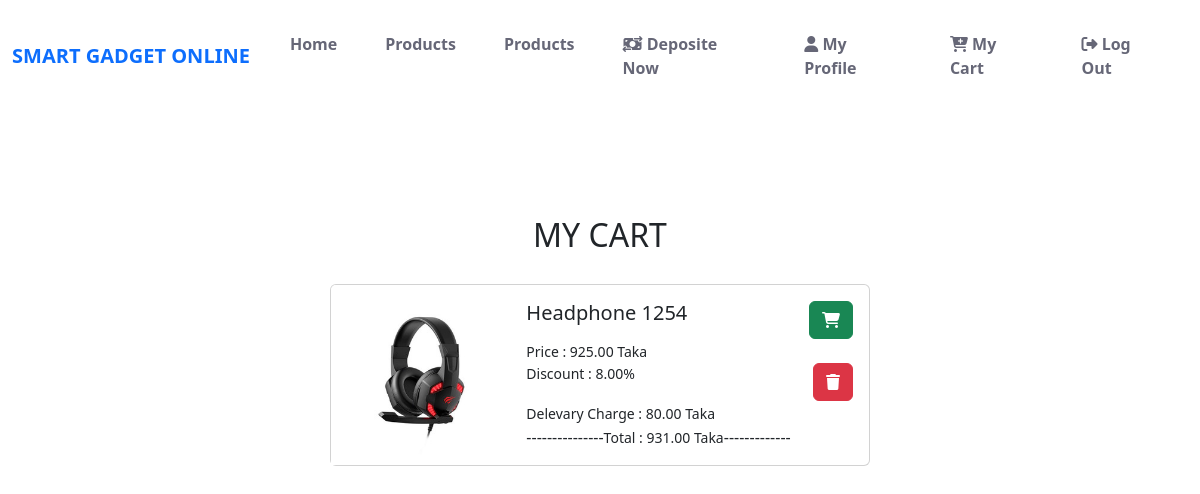
Page /Cart/myCart/ (signed in) on the earlier database version.
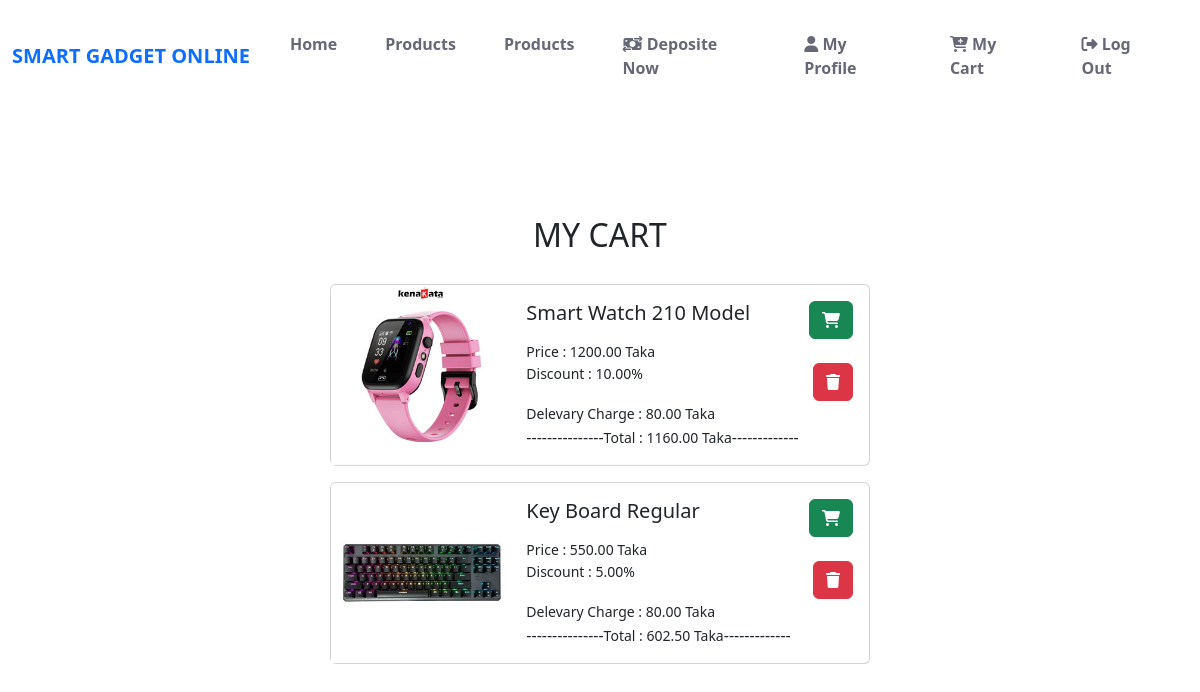
Same page on the later database version.
### cart/models.py (models this page shows, shortened)
class Cart(models.Model):
    product = models.ForeignKey(product_info, on_delete=models.CASCADE)
    user = models.ForeignKey(User, on_delete=models.CASCADE)
    price = models.DecimalField(blank=True, null=True, max_digits=10, decimal_places=2)
    delevary_charge = models.DecimalField(
        blank=True, null=True, max_digits=10, decimal_places=2
    )
    discount = models.DecimalField(
        blank=True, null=True, max_digits=10, decimal_places=2
    )
    total = models.DecimalField(blank=True, null=True, max_digits=10, decimal_places=2)
    adding_time = models.DateTimeField(auto_now_add=True)

### product/models.py (models this page shows, shortened)
class product_info(models.Model):
    name = models.CharField(max_length=200)
    image = models.ImageField(upload_to="product/images/")
    details = models.TextField(max_length=500)
    category = models.ManyToManyField(Product_Category)
    price = models.DecimalField(max_digits=10, decimal_places=2, default=None)
    delevary_charge = models.DecimalField(
        blank=True, null=True, max_digits=10, decimal_places=2, default=0
    )
    discount = models.DecimalField(
        blank=True,
        null=True,
        max_digits=10,
        decimal_places=2,
        default=0,
        help_text="In Percentage",
    )
    total_available_quantity = models.CharField(max_length=5000)

### cart/views.py (the view)
# urls.py: path("myCart/", views.go_to_cart, name="go_to_my_cart"),
def go_to_cart(request):
    user = request.user
    myCarts = Cart.objects.filter(user=user)
    return render(request, "cart.html", {"carts": myCarts})

### cart/templates/cart.html
{% extends "base.html" %} {%load static%} {%block stylelink%}
<link rel="stylesheet" href="{% static 'css/cart.css' %}" />
{%endblock%} {%block content%}
<div class="prod_cont">
  <h2 class="page_title">MY CART</h2>
  {%for cart in carts%}
  <div class="card mb-3 card_cont" style="max-width:540px;">
    <div class="row g-0">
      <div class="col-md-4">
        <img
          class="card-img-top image"
          src="{{cart.product.image.url}}"
          alt="Card image cap"
        />
      </div>
      <div class="col-md-8">
        <div class="card-body">
          <div class="d-flex justify-content-between">
            <h5 class="card-title">{{cart.product.name}}</h5>
            <a class="btn btn-success" href="{%url "purchased_from_details_section" cart.id%}"
              ><i class="fa-solid fa-cart-shopping"></i
            ></a>
          </div>
          <small>Price : {{cart.price}} Taka</small><br />
          <div class="d-flex justify-content-between">
            <small>Discount : {{cart.discount}}%</small><br />
            <a class="btn btn-danger" href="{%url "dlt_cart" cart.id%}"
              ><i class="fa-solid fa-trash"></i
            ></a>
          </div>
          <small>Delevary Charge : {{cart.delevary_charge}} Taka</small><br />
          ---------------<small>Total : {{cart.total}} Taka</small>-------------
        </div>
      </div>
    </div>
  </div>
  {%endfor%}
</div>
{%endblock%}

### templates/base.html (shortened to what this page needs)
<!DOCTYPE html>
<html lang="en">
  <head>
    {% load static %}
    <link
      href="https://cdn.jsdelivr.net/npm/bootstrap@5.3.3/dist/css/bootstrap.min.css"
      rel="stylesheet"
    />
    <link
      rel="stylesheet"
      href="https://cdnjs.cloudflare.com/ajax/libs/font-awesome/6.5.2/css/all.min.css"
    />
     <link rel="stylesheet" href="{%static "css/nav.css"%}">
    {%block stylelink%} {%endblock%}
  </head>
  <body class="body">
    <nav class="navbar navbar-expand-lg mt-3">
      <div class="container-fluid ">
        <a class="navbar-brand ml-5" href="#"><span class="text-primary fw-bolder">SMART GADGET ONLINE</span></a>
        <div class="collapse navbar-collapse" id="navbarSupportedContent">
          <form class="d-flex" role="search">
              <ul class="navbar-nav me-auto mb-2 mb-lg-0">
                <li class="nav-item">
                  <a class="nav-link mx-3" aria-current="page" href="{%url "homepage"%}">Home</a>
                </li>
                <li class="nav-item">
                  <a class="nav-link mx-3" href="{%url "display_products"%}">Products</a>
                </li>
                <li class="nav-item">
                  <a class="nav-link mx-3" href="{%url "display_products"%}">Products</a>
                </li>
                {%if user.is_authenticated%}
                  <li class="nav-item">
                    <a class="nav-link mx-3" href="{%url "depo_form"%}"><i class="fa-solid fa-money-bill-transfer"></i> Deposite Now</a>
                  </li>
                  <li class="nav-item">
                    <a class="nav-link mx-3" href="{%url "profile"%}"><i class="fa-solid fa-user"></i> My Profile</a>
                  </li>
                  <li class="nav-item">
                    <a class="nav-link mx-3" href="{%url "go_to_my_cart"%}"><i class="fas fa-cart-plus"></i> My Cart</a>
                  </li>
                  <li class="nav-item">
                    <a class="nav-link mx-3" href="{%url "user_logout"%}"><i class="fa-solid fa-right-from-bracket"></i> Log Out</a>
                  </li>
              {%endif%}
          </form>
        </div>
      </div>
    </nav>
    {%block content%} {%endblock%}
  </body>
</html>

### static/css/nav.css (style rules this page uses)
.nav-link { color: #666777; font-weight: bold; }

### cart/static/css/cart.css (style rules this page uses)
.prod_cont { margin-top: 90px; display: flex; flex-direction: column; justify-content: center; align-items: center; margin-top: 10%; }
.page_title { margin-bottom: 30px; }

Differences in the rows shown:
removed Cart: product.image (picture), product.name "Headphone 1254", price "925.00", discount "8.00", delevary_charge "80.00", total "931.00"
added Cart: product.image (picture), product.name "Smart Watch 210 Model", price "1200.00", discount "10.00", delevary_charge "80.00", total "1160.00"
added Cart: product.image (picture), product.name "Key Board Regular", price "550.00", discount "5.00", delevary_charge "80.00", total "602.50"
